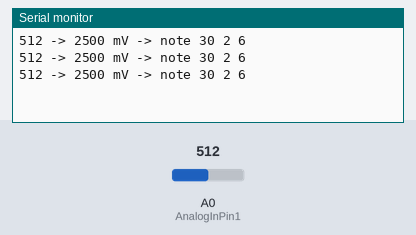
The sketch below on a simulated Arduino Uno, built with avr-gcc and run on an emulated ATmega328P. Shown: the last lines printed to the serial monitor. The inputs (shaded band) are chosen by the test bench; at power-on: A0 (AnalogInPin1) = 512.

Above: at 1.3 s.
1.4 s: A0 (AnalogInPin1) set to 716
At 1.9 s:
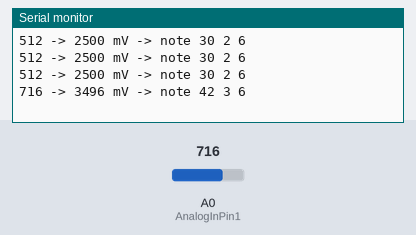
2.9 s: A0 (AnalogInPin1) set to 900
At 3.4 s:
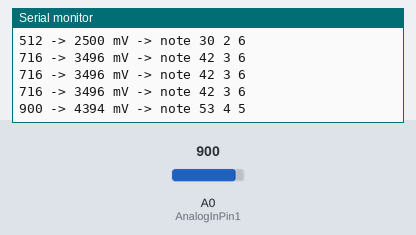
Timing chart, 0 to 5.9 s (numbered marks = the images above; inputs shaded):
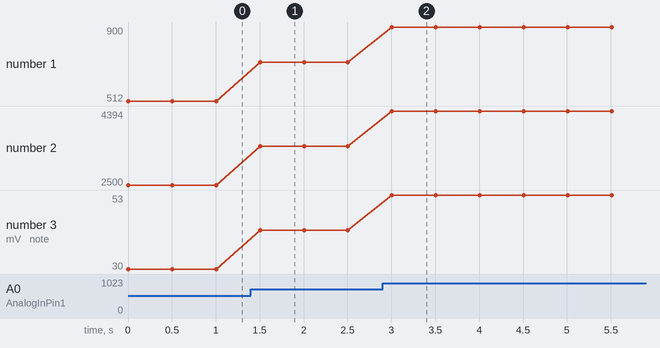

Measured:
- after the input at 1.4 s, the serial monitor: prints a new line after 0.10 s (image 1)
- after the input at 2.9 s, the serial monitor: prints a new line after 0.11 s (image 2)
- plotted number 1: 512 → 716 after the input at 1.4 s, 716 → 900 after the input at 2.9 s
- plotted number 2: 2500 → 3496 after the input at 1.4 s, 3496 → 4394 after the input at 2.9 s
- plotted number 3: 30 → 42 after the input at 1.4 s, 42 → 53 after the input at 2.9 s

The sketch:

UnoVoltMeter.ino
```cpp
const int NumPins = 1;

const int AnalogInPin1 = A0;

void setup()
{
  for(int idx = 0; idx<NumPins; ++idx)
  {
    pinMode(AnalogInPin1+idx, INPUT);
  }

  Serial.begin(115200);
}


void loop()
{
  int Values[NumPins];
  for(int idx = 0; idx<NumPins; ++idx)
  {
    Values[idx] = analogRead(AnalogInPin1+idx);
  }

  const long Resolution = 1024;
  const long MaxVoltageMilliVolts = 5000;//4550;//why not 5000???;
  const long NotesPerOctave = 12;

  for(int idx = 0; idx<NumPins; ++idx)
  {
    int MilliVolts = Values[idx]*MaxVoltageMilliVolts/Resolution;
    int NoteOneVoltPerOctave = (MilliVolts*NotesPerOctave+500)/1000;
    Serial.print(Values[idx]);
    Serial.print(" -> ");
    Serial.print(MilliVolts);
    Serial.print(" mV -> note ");
    Serial.print(NoteOneVoltPerOctave);
    Serial.print(" ");
    Serial.print(NoteOneVoltPerOctave/NotesPerOctave);
    Serial.print(" ");
    Serial.print(NoteOneVoltPerOctave%NotesPerOctave);
  }
  Serial.println();

 delay(500);
}
```
